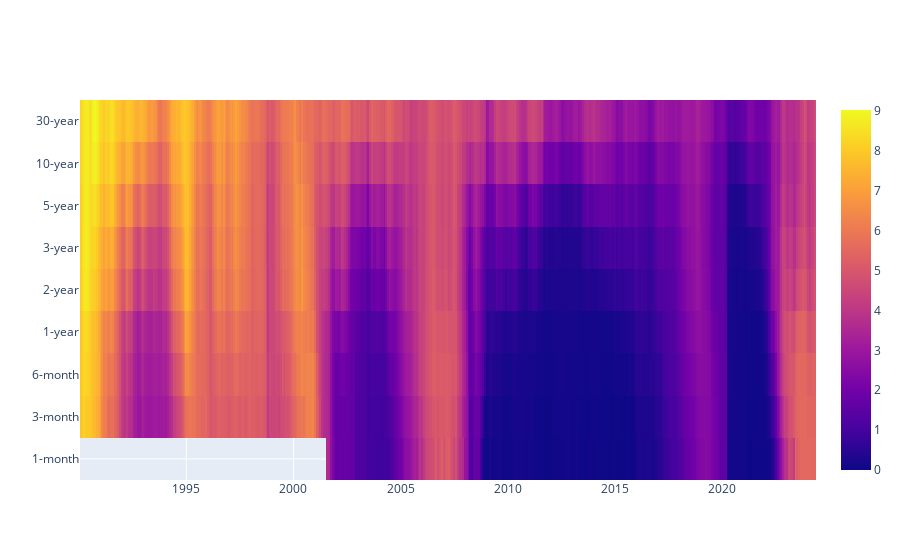

The notebook cell this image was saved under:
### Markdown cell above
2. Make a minimal heat-map using the function `Heatmap` from the `go` module. You need to specify the following three key arguments

- `x`
- `y`
- `z`

The data that describes the heatmap value-to-color mapping is set in z. Data in z can either be a 2D list of values (ragged or not) or a 1D array of values. In the case where z is a 2D list, say that z has N rows and M columns. Then, by default, the resulting heatmap will have N partitions along the y axis and M partitions along the x axis. In other words, the i-th row/ j-th column cell in z is mapped to the i-th partition of the y axis (starting from the bottom of the plot) and the j-th partition of the x-axis (starting from the left of the plot). This behavior can be flipped by using transpose. 


Moreover, x (y) can be provided with M or M+1 (N or N+1) elements. If M (N), then the coordinates correspond to the center of the heatmap cells and the cells have equal width. If M+1 (N+1), then the coordinates correspond to the edges of the heatmap cells. In the case where z is a 1D list, the x and y coordinates must be provided in x and y respectively to form data triplets.

### Code cell
fig = go.Figure(data=[go.Heatmap(x=data.columns,
                                 y=data.index,
                                 z=data.values,
                                )])

fig.show()

### Figure 1 — Plotly figure (JSON) as saved in the notebook; plotly's stock layout.template omitted (floating-point values rounded to 4 significant figures; data arrays with more than 128 entries replaced by an {"elided": "..."} marker saying what was removed)
{"data": [{"type": "heatmap", "x": {"elided": "412 str values"}, "y": ["1-month", "3-month", "6-month", "1-year", "2-year", "3-year", "5-year", "10-year", "30-year"], "z": {"elided": "9x412 float values"}}], "layout": {}}
